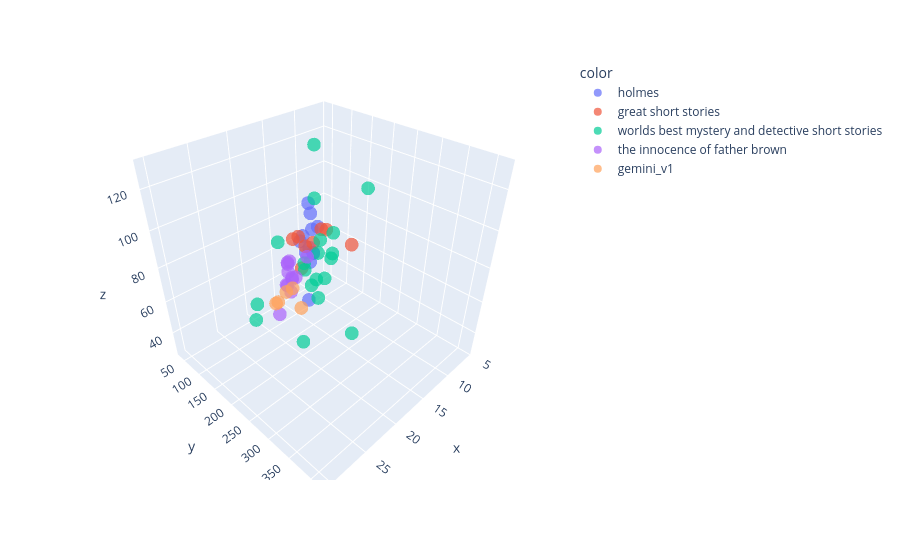

The cell this chart's notebook holds for it:
### Code cell
fig = px.scatter_3d(
    x=stories_df["sentence_length_average"],
    y=stories_df["sentence_length_variance"],
    z=stories_df["sentence_length_max"],
    color=stories_df["origin"],
    opacity=0.7
)

fig.show()

### Figure 1 — Plotly figure (JSON) as saved in the notebook; plotly's stock layout.template omitted (floating-point values rounded to 4 significant figures)
{"data": [{"hovertemplate": "color=holmes<br>x=%{x}<br>y=%{y}<br>z=%{z}<extra></extra>", "legendgroup": "holmes", "marker": {"color": "#636efa", "opacity": 0.7, "symbol": "circle"}, "mode": "markers", "name": "holmes", "scene": "scene", "showlegend": true, "type": "scatter3d", "x": [12.78, 16.69, 15.71, 14.7, 15.15, 14.39, 13.65, 15.47, 16.02, 13.68, 15.25, 14.84], "y": [113.3, 165.4, 152.9, 125.8, 154.2, 154.8, 121.0, 148.3, 141.3, 131.1, 120.1, 143.5], "z": [79, 49, 78, 70, 74, 88, 61, 102, 84, 68, 77, 95]}, {"hovertemplate": "color=great short stories<br>x=%{x}<br>y=%{y}<br>z=%{z}<extra></extra>", "legendgroup": "great short stories", "marker": {"color": "#EF553B", "opacity": 0.7, "symbol": "circle"}, "mode": "markers", "name": "great short stories", "scene": "scene", "showlegend": true, "type": "scatter3d", "x": [18.36, 22.2, 19.64, 14.42, 15.62, 18.05, 15.06, 11.7], "y": [154.6, 251.1, 256.9, 101.0, 255.1, 201.0, 174.8, 61.72], "z": [88, 103, 107, 76, 92, 91, 90, 45]}, {"hovertemplate": "color=worlds best mystery and detective short stories<br>x=%{x}<br>y=%{y}<br>z=%{z}<extra></extra>", "legendgroup": "worlds best mystery and detective short stories", "marker": {"color": "#00cc96", "opacity": 0.7, "symbol": "circle"}, "mode": "markers", "name": "worlds best mystery and detective short stories", "scene": "scene", "showlegend": true, "type": "scatter3d", "x": [12.74, 27.84, 12.7, 27.07, 17.92, 5.701, 11.97, 17.28, 18.07, 15.71, 17.07, 17.1, 17.85, 17.89, 21.46, 14.59, 11.19, 30.29, 22.71], "y": [135.7, 336.7, 128.7, 415.3, 175.2, 60.71, 237.4, 200.5, 196.1, 212.2, 190.0, 192.9, 245.2, 226.3, 171.7, 151.0, 63.22, 281.8, 124.6], "z": [75, 81, 66, 97, 76, 40, 113, 57, 66, 82, 111, 67, 101, 74, 94, 130, 43, 89, 54]}, {"hovertemplate": "color=the innocence of father brown<br>x=%{x}<br>y=%{y}<br>z=%{z}<extra></extra>", "legendgroup": "the innocence of father brown", "marker": {"color": "#ab63fa", "opacity": 0.7, "symbol": "circle"}, "mode": "markers", "name": "the innocence of father brown", "scene": "scene", "showlegend": true, "type": "scatter3d", "x": [17.63, 15.45, 18.76, 23.25, 18.76, 17.12, 16.02, 18.39, 16.55, 18.67, 16.99, 17.39], "y": [120.4, 95.88, 144.5, 199.4, 165.8, 115.5, 151.7, 144.0, 110.3, 143.5, 105.9, 130.9], "z": [54, 51, 74, 61, 68, 66, 73, 55, 66, 68, 51, 59]}, {"hovertemplate": "color=gemini_v1<br>x=%{x}<br>y=%{y}<br>z=%{z}<extra></extra>", "legendgroup": "gemini_v1", "marker": {"color": "#FFA15A", "opacity": 0.7, "symbol": "circle"}, "mode": "markers", "name": "gemini_v1", "scene": "scene", "showlegend": true, "type": "scatter3d", "x": [19.23, 13.43, 17.5, 12.61, 16.53], "y": [186.3, 38.34, 78.14, 45.35, 67.19], "z": [53, 28, 35, 30, 32]}], "layout": {"legend": {"title": {"text": "color"}, "tracegroupgap": 0}, "margin": {"t": 60}, "scene": {"domain": {"x": [0, 1], "y": [0, 1]}, "xaxis": {"title": {"text": "x"}}, "yaxis": {"title": {"text": "y"}}, "zaxis": {"title": {"text": "z"}}}}}
